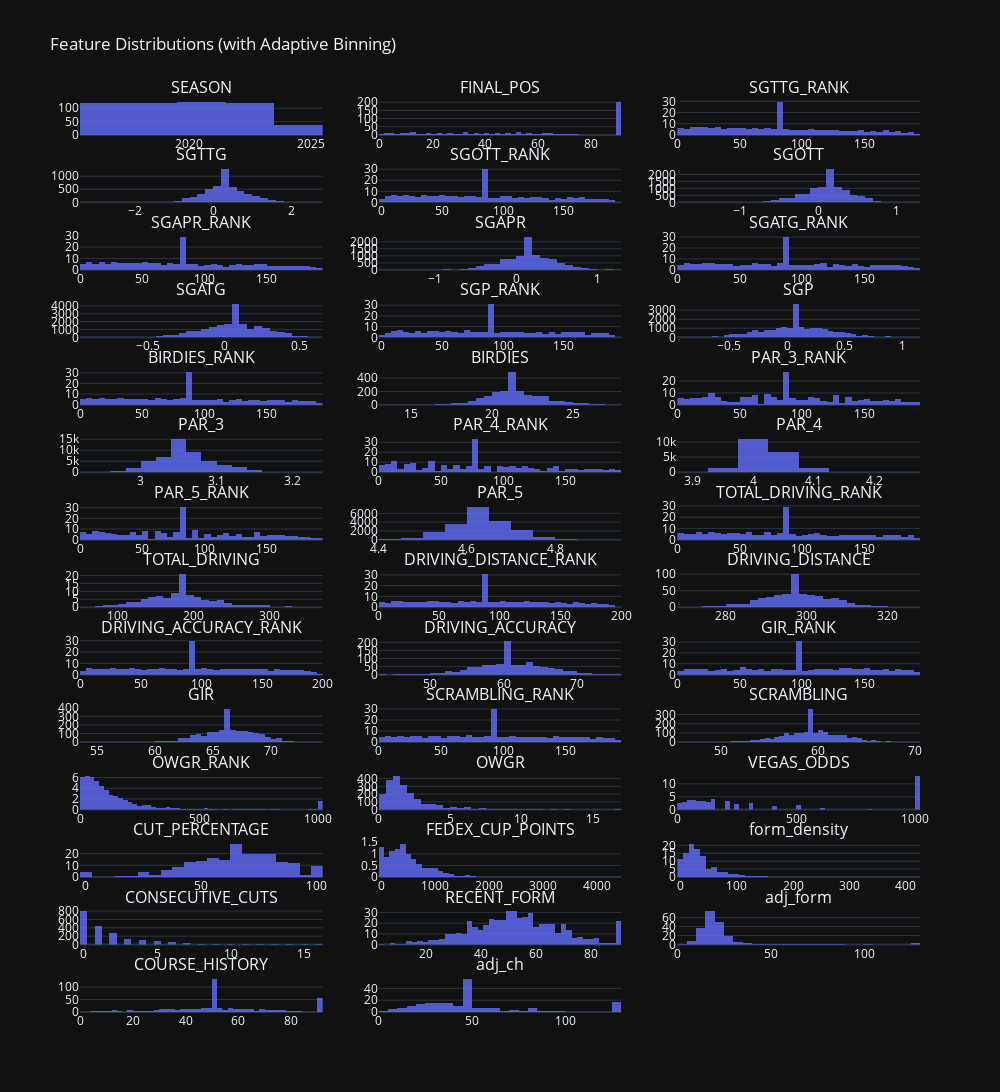

The notebook cell this image was saved under:
### Markdown cell above
### Check Features for Outliers and General Health (Histograms)
Now that all the data is cleaned, let's look at the distribution graphs.

### Code cell
import plotly.express as px
import plotly.subplots as sp
import plotly.graph_objects as go
import pandas as pd
import numpy as np

# Select numeric columns with >1 unique value, excluding label
df_numeric = training_df.select_dtypes(include=np.number)
df_numeric = df_numeric.loc[:, df_numeric.nunique() > 1]
df_numeric = df_numeric.drop(columns=["TOP_20"], errors="ignore")

# Create subplots
n_cols = 3
n_rows = int(np.ceil(len(df_numeric.columns) / n_cols))
fig = sp.make_subplots(rows=n_rows, cols=n_cols, subplot_titles=df_numeric.columns)

# Add one histogram per feature with smart binning
for i, column in enumerate(df_numeric.columns):
    row = i // n_cols + 1
    col = i % n_cols + 1

    # Compute dynamic bin count
    col_range = df_numeric[column].max() - df_numeric[column].min()
    n_unique = df_numeric[column].nunique()
    nbins = min(50, max(5, int(n_unique / 2))) if col_range < 10 else 50  # tighter for short-range

    fig.add_trace(
        go.Histogram(
            x=df_numeric[column],
            nbinsx=nbins,
            histnorm="density",
            marker=dict(color="#636EFA"),
            opacity=0.8
        ),
        row=row,
        col=col
    )

# Style the figure
fig.update_layout(
    height=300 * n_rows,
    width=1000,
    title_text="Feature Distributions (with Adaptive Binning)",
    template="plotly_dark",
    showlegend=False
)

fig.show()

### Figure 1 — Plotly figure (JSON) as saved in the notebook; plotly's stock layout.template omitted (floating-point values rounded to 4 significant figures; data arrays with more than 128 entries replaced by an {"elided": "..."} marker saying what was removed)
{"data": [{"histnorm": "density", "marker": {"color": "#636EFA"}, "nbinsx": 5, "opacity": 0.8, "type": "histogram", "x": {"elided": "1040 int values"}, "xaxis": "x", "yaxis": "y"}, {"histnorm": "density", "marker": {"color": "#636EFA"}, "nbinsx": 50, "opacity": 0.8, "type": "histogram", "x": {"elided": "1040 int values"}, "xaxis": "x2", "yaxis": "y2"}, {"histnorm": "density", "marker": {"color": "#636EFA"}, "nbinsx": 50, "opacity": 0.8, "type": "histogram", "x": {"elided": "1040 float values"}, "xaxis": "x3", "yaxis": "y3"}, {"histnorm": "density", "marker": {"color": "#636EFA"}, "nbinsx": 50, "opacity": 0.8, "type": "histogram", "x": {"elided": "1040 float values"}, "xaxis": "x4", "yaxis": "y4"}, {"histnorm": "density", "marker": {"color": "#636EFA"}, "nbinsx": 50, "opacity": 0.8, "type": "histogram", "x": {"elided": "1040 float values"}, "xaxis": "x5", "yaxis": "y5"}, {"histnorm": "density", "marker": {"color": "#636EFA"}, "nbinsx": 50, "opacity": 0.8, "type": "histogram", "x": {"elided": "1040 float values"}, "xaxis": "x6", "yaxis": "y6"}, {"histnorm": "density", "marker": {"color": "#636EFA"}, "nbinsx": 50, "opacity": 0.8, "type": "histogram", "x": {"elided": "1040 float values"}, "xaxis": "x7", "yaxis": "y7"}, {"histnorm": "density", "marker": {"color": "#636EFA"}, "nbinsx": 50, "opacity": 0.8, "type": "histogram", "x": {"elided": "1040 float values"}, "xaxis": "x8", "yaxis": "y8"}, {"histnorm": "density", "marker": {"color": "#636EFA"}, "nbinsx": 50, "opacity": 0.8, "type": "histogram", "x": {"elided": "1040 float values"}, "xaxis": "x9", "yaxis": "y9"}, {"histnorm": "density", "marker": {"color": "#636EFA"}, "nbinsx": 50, "opacity": 0.8, "type": "histogram", "x": {"elided": "1040 float values"}, "xaxis": "x10", "yaxis": "y10"}, {"histnorm": "density", "marker": {"color": "#636EFA"}, "nbinsx": 50, "opacity": 0.8, "type": "histogram", "x": {"elided": "1040 float values"}, "xaxis": "x11", "yaxis": "y11"}, {"histnorm": "density", "marker": {"color": "#636EFA"}, "nbinsx": 50, "opacity": 0.8, "type": "histogram", "x": {"elided": "1040 float values"}, "xaxis": "x12", "yaxis": "y12"}, {"histnorm": "density", "marker": {"color": "#636EFA"}, "nbinsx": 50, "opacity": 0.8, "type": "histogram", "x": {"elided": "1040 float values"}, "xaxis": "x13", "yaxis": "y13"}, {"histnorm": "density", "marker": {"color": "#636EFA"}, "nbinsx": 50, "opacity": 0.8, "type": "histogram", "x": {"elided": "1040 float values"}, "xaxis": "x14", "yaxis": "y14"}, {"histnorm": "density", "marker": {"color": "#636EFA"}, "nbinsx": 50, "opacity": 0.8, "type": "histogram", "x": {"elided": "1040 float values"}, "xaxis": "x15", "yaxis": "y15"}, {"histnorm": "density", "marker": {"color": "#636EFA"}, "nbinsx": 15, "opacity": 0.8, "type": "histogram", "x": {"elided": "1040 float values"}, "xaxis": "x16", "yaxis": "y16"}, {"histnorm": "density", "marker": {"color": "#636EFA"}, "nbinsx": 50, "opacity": 0.8, "type": "histogram", "x": {"elided": "1040 float values"}, "xaxis": "x17", "yaxis": "y17"}, {"histnorm": "density", "marker": {"color": "#636EFA"}, "nbinsx": 15, "opacity": 0.8, "type": "histogram", "x": {"elided": "1040 float values"}, "xaxis": "x18", "yaxis": "y18"}, {"histnorm": "density", "marker": {"color": "#636EFA"}, "nbinsx": 50, "opacity": 0.8, "type": "histogram", "x": {"elided": "1040 float values"}, "xaxis": "x19", "yaxis": "y19"}, {"histnorm": "density", "marker": {"color": "#636EFA"}, "nbinsx": 23, "opacity": 0.8, "type": "histogram", "x": {"elided": "1040 float values"}, "xaxis": "x20", "yaxis": "y20"}, {"histnorm": "density", "marker": {"color": "#636EFA"}, "nbinsx": 50, "opacity": 0.8, "type": "histogram", "x": {"elided": "1040 float values"}, "xaxis": "x21", "yaxis": "y21"}, {"histnorm": "density", "marker": {"color": "#636EFA"}, "nbinsx": 50, "opacity": 0.8, "type": "histogram", "x": {"elided": "1040 float values"}, "xaxis": "x22", "yaxis": "y22"}, {"histnorm": "density", "marker": {"color": "#636EFA"}, "nbinsx": 50, "opacity": 0.8, "type": "histogram", "x": {"elided": "1040 float values"}, "xaxis": "x23", "yaxis": "y23"}, {"histnorm": "density", "marker": {"color": "#636EFA"}, "nbinsx": 50, "opacity": 0.8, "type": "histogram", "x": {"elided": "1040 float values"}, "xaxis": "x24", "yaxis": "y24"}, {"histnorm": "density", "marker": {"color": "#636EFA"}, "nbinsx": 50, "opacity": 0.8, "type": "histogram", "x": {"elided": "1040 float values"}, "xaxis": "x25", "yaxis": "y25"}, {"histnorm": "density", "marker": {"color": "#636EFA"}, "nbinsx": 50, "opacity": 0.8, "type": "histogram", "x": {"elided": "1040 float values"}, "xaxis": "x26", "yaxis": "y26"}, {"histnorm": "density", "marker": {"color": "#636EFA"}, "nbinsx": 50, "opacity": 0.8, "type": "histogram", "x": {"elided": "1040 float values"}, "xaxis": "x27", "yaxis": "y27"}, {"histnorm": "density", "marker": {"color": "#636EFA"}, "nbinsx": 50, "opacity": 0.8, "type": "histogram", "x": {"elided": "1040 float values"}, "xaxis": "x28", "yaxis": "y28"}, {"histnorm": "density", "marker": {"color": "#636EFA"}, "nbinsx": 50, "opacity": 0.8, "type": "histogram", "x": {"elided": "1040 float values"}, "xaxis": "x29", "yaxis": "y29"}, {"histnorm": "density", "marker": {"color": "#636EFA"}, "nbinsx": 50, "opacity": 0.8, "type": "histogram", "x": {"elided": "1040 float values"}, "xaxis": "x30", "yaxis": "y30"}, {"histnorm": "density", "marker": {"color": "#636EFA"}, "nbinsx": 50, "opacity": 0.8, "type": "histogram", "x": {"elided": "1040 float values"}, "xaxis": "x31", "yaxis": "y31"}, {"histnorm": "density", "marker": {"color": "#636EFA"}, "nbinsx": 50, "opacity": 0.8, "type": "histogram", "x": {"elided": "1040 float values"}, "xaxis": "x32", "yaxis": "y32"}, {"histnorm": "density", "marker": {"color": "#636EFA"}, "nbinsx": 50, "opacity": 0.8, "type": "histogram", "x": {"elided": "1040 float values"}, "xaxis": "x33", "yaxis": "y33"}, {"histnorm": "density", "marker": {"color": "#636EFA"}, "nbinsx": 50, "opacity": 0.8, "type": "histogram", "x": {"elided": "1040 float values"}, "xaxis": "x34", "yaxis": "y34"}, {"histnorm": "density", "marker": {"color": "#636EFA"}, "nbinsx": 50, "opacity": 0.8, "type": "histogram", "x": {"elided": "1040 float values"}, "xaxis": "x35", "yaxis": "y35"}, {"histnorm": "density", "marker": {"color": "#636EFA"}, "nbinsx": 50, "opacity": 0.8, "type": "histogram", "x": {"elided": "1040 float values"}, "xaxis": "x36", "yaxis": "y36"}, {"histnorm": "density", "marker": {"color": "#636EFA"}, "nbinsx": 50, "opacity": 0.8, "type": "histogram", "x": {"elided": "1040 float values"}, "xaxis": "x37", "yaxis": "y37"}, {"histnorm": "density", "marker": {"color": "#636EFA"}, "nbinsx": 50, "opacity": 0.8, "type": "histogram", "x": {"elided": "1040 float values"}, "xaxis": "x38", "yaxis": "y38"}, {"histnorm": "density", "marker": {"color": "#636EFA"}, "nbinsx": 50, "opacity": 0.8, "type": "histogram", "x": {"elided": "1040 float values"}, "xaxis": "x39", "yaxis": "y39"}, {"histnorm": "density", "marker": {"color": "#636EFA"}, "nbinsx": 50, "opacity": 0.8, "type": "histogram", "x": {"elided": "1040 float values"}, "xaxis": "x40", "yaxis": "y40"}, {"histnorm": "density", "marker": {"color": "#636EFA"}, "nbinsx": 50, "opacity": 0.8, "type": "histogram", "x": {"elided": "1040 float values"}, "xaxis": "x41", "yaxis": "y41"}], "layout": {"annotations": [{"font": {"size": 16}, "showarrow": false, "text": "SEASON", "x": 0.1444, "xanchor": "center", "xref": "paper", "y": 1, "yanchor": "bottom", "yref": "paper"}, {"font": {"size": 16}, "showarrow": false, "text": "FINAL_POS", "x": 0.5, "xanchor": "center", "xref": "paper", "y": 1, "yanchor": "bottom", "yref": "paper"}, {"font": {"size": 16}, "showarrow": false, "text": "SGTTG_RANK", "x": 0.8556, "xanchor": "center", "xref": "paper", "y": 1, "yanchor": "bottom", "yref": "paper"}, {"font": {"size": 16}, "showarrow": false, "text": "SGTTG", "x": 0.1444, "xanchor": "center", "xref": "paper", "y": 0.926, "yanchor": "bottom", "yref": "paper"}, {"font": {"size": 16}, "showarrow": false, "text": "SGOTT_RANK", "x": 0.5, "xanchor": "center", "xref": "paper", "y": 0.926, "yanchor": "bottom", "yref": "paper"}, {"font": {"size": 16}, "showarrow": false, "text": "SGOTT", "x": 0.8556, "xanchor": "center", "xref": "paper", "y": 0.926, "yanchor": "bottom", "yref": "paper"}, {"font": {"size": 16}, "showarrow": false, "text": "SGAPR_RANK", "x": 0.1444, "xanchor": "center", "xref": "paper", "y": 0.852, "yanchor": "bottom", "yref": "paper"}, {"font": {"size": 16}, "showarrow": false, "text": "SGAPR", "x": 0.5, "xanchor": "center", "xref": "paper", "y": 0.852, "yanchor": "bottom", "yref": "paper"}, {"font": {"size": 16}, "showarrow": false, "text": "SGATG_RANK", "x": 0.8556, "xanchor": "center", "xref": "paper", "y": 0.852, "yanchor": "bottom", "yref": "paper"}, {"font": {"size": 16}, "showarrow": false, "text": "SGATG", "x": 0.1444, "xanchor": "center", "xref": "paper", "y": 0.7781, "yanchor": "bottom", "yref": "paper"}, {"font": {"size": 16}, "showarrow": false, "text": "SGP_RANK", "x": 0.5, "xanchor": "center", "xref": "paper", "y": 0.7781, "yanchor": "bottom", "yref": "paper"}, {"font": {"size": 16}, "showarrow": false, "text": "SGP", "x": 0.8556, "xanchor": "center", "xref": "paper", "y": 0.7781, "yanchor": "bottom", "yref": "paper"}, {"font": {"size": 16}, "showarrow": false, "text": "BIRDIES_RANK", "x": 0.1444, "xanchor": "center", "xref": "paper", "y": 0.7041, "yanchor": "bottom", "yref": "paper"}, {"font": {"size": 16}, "showarrow": false, "text": "BIRDIES", "x": 0.5, "xanchor": "center", "xref": "paper", "y": 0.7041, "yanchor": "bottom", "yref": "paper"}, {"font": {"size": 16}, "showarrow": false, "text": "PAR_3_RANK", "x": 0.8556, "xanchor": "center", "xref": "paper", "y": 0.7041, "yanchor": "bottom", "yref": "paper"}, {"font": {"size": 16}, "showarrow": false, "text": "PAR_3", "x": 0.1444, "xanchor": "center", "xref": "paper", "y": 0.6301, "yanchor": "bottom", "yref": "paper"}, {"font": {"size": 16}, "showarrow": false, "text": "PAR_4_RANK", "x": 0.5, "xanchor": "center", "xref": "paper", "y": 0.6301, "yanchor": "bottom", "yref": "paper"}, {"font": {"size": 16}, "showarrow": false, "text": "PAR_4", "x": 0.8556, "xanchor": "center", "xref": "paper", "y": 0.6301, "yanchor": "bottom", "yref": "paper"}, {"font": {"size": 16}, "showarrow": false, "text": "PAR_5_RANK", "x": 0.1444, "xanchor": "center", "xref": "paper", "y": 0.5561, "yanchor": "bottom", "yref": "paper"}, {"font": {"size": 16}, "showarrow": false, "text": "PAR_5", "x": 0.5, "xanchor": "center", "xref": "paper", "y": 0.5561, "yanchor": "bottom", "yref": "paper"}, {"font": {"size": 16}, "showarrow": false, "text": "TOTAL_DRIVING_RANK", "x": 0.8556, "xanchor": "center", "xref": "paper", "y": 0.5561, "yanchor": "bottom", "yref": "paper"}, {"font": {"size": 16}, "showarrow": false, "text": "TOTAL_DRIVING", "x": 0.1444, "xanchor": "center", "xref": "paper", "y": 0.4821, "yanchor": "bottom", "yref": "paper"}, {"font": {"size": 16}, "showarrow": false, "text": "DRIVING_DISTANCE_RANK", "x": 0.5, "xanchor": "center", "xref": "paper", "y": 0.4821, "yanchor": "bottom", "yref": "paper"}, {"font": {"size": 16}, "showarrow": false, "text": "DRIVING_DISTANCE", "x": 0.8556, "xanchor": "center", "xref": "paper", "y": 0.4821, "yanchor": "bottom", "yref": "paper"}, {"font": {"size": 16}, "showarrow": false, "text": "DRIVING_ACCURACY_RANK", "x": 0.1444, "xanchor": "center", "xref": "paper", "y": 0.4082, "yanchor": "bottom", "yref": "paper"}, {"font": {"size": 16}, "showarrow": false, "text": "DRIVING_ACCURACY", "x": 0.5, "xanchor": "center", "xref": "paper", "y": 0.4082, "yanchor": "bottom", "yref": "paper"}, {"font": {"size": 16}, "showarrow": false, "text": "GIR_RANK", "x": 0.8556, "xanchor": "center", "xref": "paper", "y": 0.4082, "yanchor": "bottom", "yref": "paper"}, {"font": {"size": 16}, "showarrow": false, "text": "GIR", "x": 0.1444, "xanchor": "center", "xref": "paper", "y": 0.3342, "yanchor": "bottom", "yref": "paper"}, {"font": {"size": 16}, "showarrow": false, "text": "SCRAMBLING_RANK", "x": 0.5, "xanchor": "center", "xref": "paper", "y": 0.3342, "yanchor": "bottom", "yref": "paper"}, {"font": {"size": 16}, "showarrow": false, "text": "SCRAMBLING", "x": 0.8556, "xanchor": "center", "xref": "paper", "y": 0.3342, "yanchor": "bottom", "yref": "paper"}, {"font": {"size": 16}, "showarrow": false, "text": "OWGR_RANK", "x": 0.1444, "xanchor": "center", "xref": "paper", "y": 0.2602, "yanchor": "bottom", "yref": "paper"}, {"font": {"size": 16}, "showarrow": false, "text": "OWGR", "x": 0.5, "xanchor": "center", "xref": "paper", "y": 0.2602, "yanchor": "bottom", "yref": "paper"}, {"font": {"size": 16}, "showarrow": false, "text": "VEGAS_ODDS", "x": 0.8556, "xanchor": "center", "xref": "paper", "y": 0.2602, "yanchor": "bottom", "yref": "paper"}, {"font": {"size": 16}, "showarrow": false, "text": "CUT_PERCENTAGE", "x": 0.1444, "xanchor": "center", "xref": "paper", "y": 0.1862, "yanchor": "bottom", "yref": "paper"}, {"font": {"size": 16}, "showarrow": false, "text": "FEDEX_CUP_POINTS", "x": 0.5, "xanchor": "center", "xref": "paper", "y": 0.1862, "yanchor": "bottom", "yref": "paper"}, {"font": {"size": 16}, "showarrow": false, "text": "form_density", "x": 0.8556, "xanchor": "center", "xref": "paper", "y": 0.1862, "yanchor": "bottom", "yref": "paper"}, {"font": {"size": 16}, "showarrow": false, "text": "CONSECUTIVE_CUTS", "x": 0.1444, "xanchor": "center", "xref": "paper", "y": 0.1122, "yanchor": "bottom", "yref": "paper"}, {"font": {"size": 16}, "showarrow": false, "text": "RECENT_FORM", "x": 0.5, "xanchor": "center", "xref": "paper", "y": 0.1122, "yanchor": "bottom", "yref": "paper"}, {"font": {"size": 16}, "showarrow": false, "text": "adj_form", "x": 0.8556, "xanchor": "center", "xref": "paper", "y": 0.1122, "yanchor": "bottom", "yref": "paper"}, {"font": {"size": 16}, "showarrow": false, "text": "COURSE_HISTORY", "x": 0.1444, "xanchor": "center", "xref": "paper", "y": 0.03827, "yanchor": "bottom", "yref": "paper"}, {"font": {"size": 16}, "showarrow": false, "text": "adj_ch", "x": 0.5, "xanchor": "center", "xref": "paper", "y": 0.03827, "yanchor": "bottom", "yref": "paper"}], "height": 4200, "showlegend": false, "title": {"text": "Feature Distributions (with Adaptive Binning)"}, "width": 1000, "xaxis": {"anchor": "y", "domain": [0, 0.2889]}, "xaxis10": {"anchor": "y10", "domain": [0, 0.2889]}, "xaxis11": {"anchor": "y11", "domain": [0.3556, 0.6444]}, "xaxis12": {"anchor": "y12", "domain": [0.7111, 1]}, "xaxis13": {"anchor": "y13", "domain": [0, 0.2889]}, "xaxis14": {"anchor": "y14", "domain": [0.3556, 0.6444]}, "xaxis15": {"anchor": "y15", "domain": [0.7111, 1]}, "xaxis16": {"anchor": "y16", "domain": [0, 0.2889]}, "xaxis17": {"anchor": "y17", "domain": [0.3556, 0.6444]}, "xaxis18": {"anchor": "y18", "domain": [0.7111, 1]}, "xaxis19": {"anchor": "y19", "domain": [0, 0.2889]}, "xaxis2": {"anchor": "y2", "domain": [0.3556, 0.6444]}, "xaxis20": {"anchor": "y20", "domain": [0.3556, 0.6444]}, "xaxis21": {"anchor": "y21", "domain": [0.7111, 1]}, "xaxis22": {"anchor": "y22", "domain": [0, 0.2889]}, "xaxis23": {"anchor": "y23", "domain": [0.3556, 0.6444]}, "xaxis24": {"anchor": "y24", "domain": [0.7111, 1]}, "xaxis25": {"anchor": "y25", "domain": [0, 0.2889]}, "xaxis26": {"anchor": "y26", "domain": [0.3556, 0.6444]}, "xaxis27": {"anchor": "y27", "domain": [0.7111, 1]}, "xaxis28": {"anchor": "y28", "domain": [0, 0.2889]}, "xaxis29": {"anchor": "y29", "domain": [0.3556, 0.6444]}, "xaxis3": {"anchor": "y3", "domain": [0.7111, 1]}, "xaxis30": {"anchor": "y30", "domain": [0.7111, 1]}, "xaxis31": {"anchor": "y31", "domain": [0, 0.2889]}, "xaxis32": {"anchor": "y32", "domain": [0.3556, 0.6444]}, "xaxis33": {"anchor": "y33", "domain": [0.7111, 1]}, "xaxis34": {"anchor": "y34", "domain": [0, 0.2889]}, "xaxis35": {"anchor": "y35", "domain": [0.3556, 0.6444]}, "xaxis36": {"anchor": "y36", "domain": [0.7111, 1]}, "xaxis37": {"anchor": "y37", "domain": [0, 0.2889]}, "xaxis38": {"anchor": "y38", "domain": [0.3556, 0.6444]}, "xaxis39": {"anchor": "y39", "domain": [0.7111, 1]}, "xaxis4": {"anchor": "y4", "domain": [0, 0.2889]}, "xaxis40": {"anchor": "y40", "domain": [0, 0.2889]}, "xaxis41": {"anchor": "y41", "domain": [0.3556, 0.6444]}, "xaxis42": {"anchor": "y42", "domain": [0.7111, 1]}, "xaxis5": {"anchor": "y5", "domain": [0.3556, 0.6444]}, "xaxis6": {"anchor": "y6", "domain": [0.7111, 1]}, "xaxis7": {"anchor": "y7", "domain": [0, 0.2889]}, "xaxis8": {"anchor": "y8", "domain": [0.3556, 0.6444]}, "xaxis9": {"anchor": "y9", "domain": [0.7111, 1]}, "yaxis": {"anchor": "x", "domain": [0.9617, 1]}, "yaxis10": {"anchor": "x10", "domain": [0.7398, 0.7781]}, "yaxis11": {"anchor": "x11", "domain": [0.7398, 0.7781]}, "yaxis12": {"anchor": "x12", "domain": [0.7398, 0.7781]}, "yaxis13": {"anchor": "x13", "domain": [0.6658, 0.7041]}, "yaxis14": {"anchor": "x14", "domain": [0.6658, 0.7041]}, "yaxis15": {"anchor": "x15", "domain": [0.6658, 0.7041]}, "yaxis16": {"anchor": "x16", "domain": [0.5918, 0.6301]}, "yaxis17": {"anchor": "x17", "domain": [0.5918, 0.6301]}, "yaxis18": {"anchor": "x18", "domain": [0.5918, 0.6301]}, "yaxis19": {"anchor": "x19", "domain": [0.5179, 0.5561]}, "yaxis2": {"anchor": "x2", "domain": [0.9617, 1]}, "yaxis20": {"anchor": "x20", "domain": [0.5179, 0.5561]}, "yaxis21": {"anchor": "x21", "domain": [0.5179, 0.5561]}, "yaxis22": {"anchor": "x22", "domain": [0.4439, 0.4821]}, "yaxis23": {"anchor": "x23", "domain": [0.4439, 0.4821]}, "yaxis24": {"anchor": "x24", "domain": [0.4439, 0.4821]}, "yaxis25": {"anchor": "x25", "domain": [0.3699, 0.4082]}, "yaxis26": {"anchor": "x26", "domain": [0.3699, 0.4082]}, "yaxis27": {"anchor": "x27", "domain": [0.3699, 0.4082]}, "yaxis28": {"anchor": "x28", "domain": [0.2959, 0.3342]}, "yaxis29": {"anchor": "x29", "domain": [0.2959, 0.3342]}, "yaxis3": {"anchor": "x3", "domain": [0.9617, 1]}, "yaxis30": {"anchor": "x30", "domain": [0.2959, 0.3342]}, "yaxis31": {"anchor": "x31", "domain": [0.2219, 0.2602]}, "yaxis32": {"anchor": "x32", "domain": [0.2219, 0.2602]}, "yaxis33": {"anchor": "x33", "domain": [0.2219, 0.2602]}, "yaxis34": {"anchor": "x34", "domain": [0.148, 0.1862]}, "yaxis35": {"anchor": "x35", "domain": [0.148, 0.1862]}, "yaxis36": {"anchor": "x36", "domain": [0.148, 0.1862]}, "yaxis37": {"anchor": "x37", "domain": [0.07398, 0.1122]}, "yaxis38": {"anchor": "x38", "domain": [0.07398, 0.1122]}, "yaxis39": {"anchor": "x39", "domain": [0.07398, 0.1122]}, "yaxis4": {"anchor": "x4", "domain": [0.8878, 0.926]}, "yaxis40": {"anchor": "x40", "domain": [0, 0.03827]}, "yaxis41": {"anchor": "x41", "domain": [0, 0.03827]}, "yaxis42": {"anchor": "x42", "domain": [0, 0.03827]}, "yaxis5": {"anchor": "x5", "domain": [0.8878, 0.926]}, "yaxis6": {"anchor": "x6", "domain": [0.8878, 0.926]}, "yaxis7": {"anchor": "x7", "domain": [0.8138, 0.852]}, "yaxis8": {"anchor": "x8", "domain": [0.8138, 0.852]}, "yaxis9": {"anchor": "x9", "domain": [0.8138, 0.852]}}}
